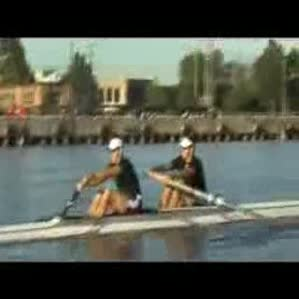
#> input picture examples/frames/00001.jpg, 299 x 299 px, found by its file name
$ python example.py
#> lines starting #> are read from the running program, lines starting #| are printed output that depends on the picture; after the words box and inside, x2 and y2 are one past the last pixel; in counts of white or black regions, pixels touching at a corner belong together
### video/flow_test.py
#!/usr/bin/env python
# -*- coding:utf-8 -*-
# Author: qiujiarong
# Date: 08/03/2018

import cv2
import numpy as np
import os


def dense_optical_flow_test(frames,folder):
    os.system("rm -rf %s" % folder)
    os.system("mkdir %s" % folder)
    # print(frames,folder)
    assert len(frames) > 1
    pt = 0
    frame1 = cv2.imread(frames[pt])
#> frame1 is the input picture: shape (299, 299, 3); mean B, G, R 79.6, 90.5, 86.7
    prvs = cv2.cvtColor(frame1, cv2.COLOR_BGR2GRAY)
    hsv = np.zeros_like(frame1)
    pt += 1
    while (pt != len(frames)):
        frame2 = cv2.imread(frames[pt])
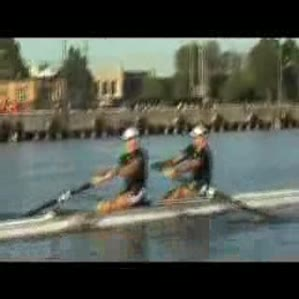
#> input picture examples/frames/00002.jpg, 299 x 299 px, found by its file name
#> frame2 is the input picture: shape (299, 299, 3); mean B, G, R 77, 86.8, 82.7
        next = cv2.cvtColor(frame2, cv2.COLOR_BGR2GRAY)
        flow = cv2.calcOpticalFlowFarneback(prvs, next,None, 0.5, 3, 15, 3, 5, 1.2, 0)
        mag, ang = cv2.cartToPolar(flow[..., 0], flow[..., 1])
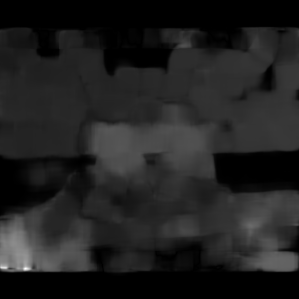
#> mag: shape (299, 299) float32; min 0, max 56.19, mean 7.3; drawn with min black and max white
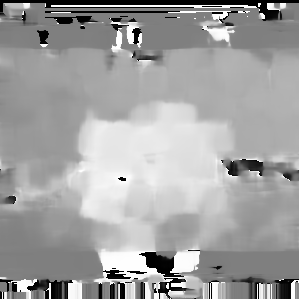
#> ang: shape (299, 299) float32; min 0, max 6.28, mean 3.98; drawn with min black and max white
        hsv[..., 0] = ang * 180 / np.pi / 2
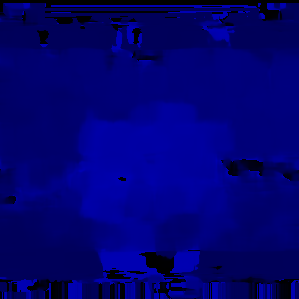
#> hsv: shape (299, 299, 3); mean of channels 0, 1, 2 113.6, 0, 0; drawn as B, G, R
        hsv[..., 2] = cv2.normalize(mag, None, 0, 255, cv2.NORM_MINMAX)
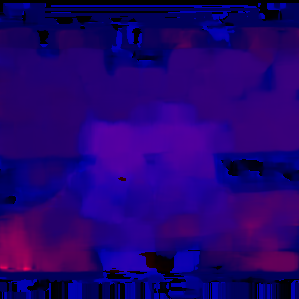
#> hsv: shape (299, 299, 3); mean of channels 0, 1, 2 113.6, 0, 32.9; drawn as B, G, R
        rgb = cv2.cvtColor(hsv, cv2.COLOR_HSV2BGR)
        cv2.imwrite(os.path.join(folder,"dense_flow_" + str(pt) + ".png"),rgb)
        prvs = next
        pt += 1
#> pass 2 of the loop in dense_optical_flow_test, `while (pt != len(frames)):`:
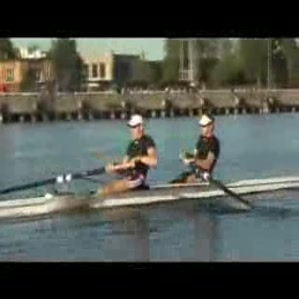
#> input picture examples/frames/00003.jpg, 299 x 299 px, found by its file name
#> in dense_optical_flow_test, frame2 is the input picture: shape (299, 299, 3); mean B, G, R 76.4, 83.2, 78.7
#> in dense_optical_flow_test, `hsv[..., 2] = cv2.normalize(mag, None, 0, 255, cv2.NORM_MINMAX)`:
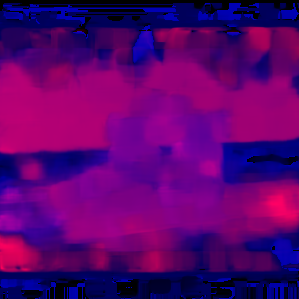
#> hsv: shape (299, 299, 3); mean of channels 0, 1, 2 111.2, 0, 89.8; drawn as B, G, R


# [21 lines left out: function dense_optical_flow, not called in this run]


def LK_optical_flow(frames, folder):
    # params for ShiTomasi corner detection
    feature_params = dict(maxCorners=100,
                          qualityLevel=0.3,
                          minDistance=7,
                          blockSize=7)

    # Parameters for lucas kanade optical flow
    lk_params = dict(winSize=(15, 15),
                     maxLevel=2,
                     criteria=(cv2.TERM_CRITERIA_EPS | cv2.TERM_CRITERIA_COUNT, 10, 0.03))

    # Create some random colors
    color = np.random.randint(0, 255, (100, 3))

    # Take first frame and find corners in it
    pt = 0
    frame1 = cv2.imread(frames[pt])
    prvs = cv2.cvtColor(frame1, cv2.COLOR_BGR2GRAY)
    p0 = cv2.goodFeaturesToTrack(prvs, mask=None, **feature_params)
#> p0 = 19 rows, first 8: [190, 143], [110, 146], [116, 102], [270, 41], [139, 194], [182, 143], [215, 200], [134, 199]
    pt += 1

    # Create a mask image for drawing purposes
    mask = np.zeros_like(frame1)

    while (pt != len(frames)):
        frame2 = cv2.imread(frames[pt])
        print(frame2.shape)
#| (299, 299, 3)
        next = cv2.cvtColor(frame2, cv2.COLOR_BGR2GRAY)

        # calculate optical flow
        p1, st, err = cv2.calcOpticalFlowPyrLK(prvs, next, p0, None, **lk_params)
#> p1 = 19 rows, first 8: [203, 130.7], [125.2, 135.5], [111.7, 94.71], [260.8, 40.91], [143.3, 187.7], [195.2, 131.2], [218.1, 192], [135.7, 194.5]; st = 19 values from 1 to 1; err = 19 values, max 50.9 at index 6, min 8.68 at index 12, mean 21.22

        print(p1.shape, st.shape)
#| (19, 1, 2) (19, 1)
        # Select good points
        good_new = p1[st == 1]
#> good_new has the same summary as p1
        good_old = p0[st == 1]
#> good_old has the same summary as p0

        # draw the tracks
        for i, (new, old) in enumerate(zip(good_new, good_old)):
            a, b = new.ravel()
            c, d = old.ravel()
            cv2.line(mask, (a, b), (c, d), color[i].tolist(), 2)
            cv2.circle(frame2, (a, b), 5, color[i].tolist(), -1)
#> this loop made 19 passes
#> (a, b, c, d) on passes 1 to 12: (203, 130.7, 190, 143), (125.2, 135.5, 110, 146), (111.7, 94.71, 116, 102), (260.8, 40.91, 270, 41), (143.3, 187.7, 139, 194), (195.2, 131.2, 182, 143), (218.1, 192, 215, 200), (135.7, 194.5, 134, 199), (134, 132.4, 119, 143), (101.2, 94.62, 106, 101), (17.02, 40.84, 21, 41), (51.27, 214, 58, 219)
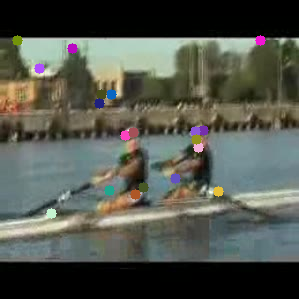
#> frame2: shape (299, 299, 3); 1.69% of pixels changed, all inside (x1, y1, x2, y2) = (12, 35, 266, 219)
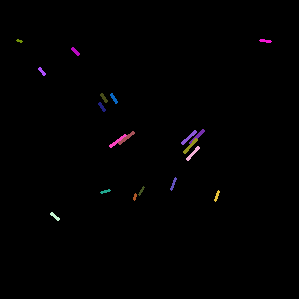
#> mask: shape (299, 299, 3); mean B, G, R 1.3, 0.9, 1.3
        img = cv2.add(frame2, mask)
        cv2.imwrite(os.path.join(folder,"LK_flow" + str(pt) + ".png"), mask)
        prvs = next
        pt += 1
#> pass 2 of the loop in LK_optical_flow, `while (pt != len(frames)):`:
#| (299, 299, 3)
#> p1 = 19 rows, first 8: [203.6, 133.5], [112.4, 128.3], [105.2, 84.58], [222.1, 41.14], [151, 195.6], [212.6, 124.6], [210.3, 185.3], [152.6, 198.6]; st = 19 values, max 1 at index 0, min 0 at index 12, mean 0.895; err = 19 values, max 1.86e+34 at index 12, min 4.07e-11 at index 17, mean 9.79e+32
#| (19, 1, 2) (19, 1)
#> good_new = 17 rows, first 8: [203.6, 133.5], [112.4, 128.3], [105.2, 84.58], [222.1, 41.14], [151, 195.6], [212.6, 124.6], [210.3, 185.3], [152.6, 198.6]
#> good_old = 17 rows, first 8: [190, 143], [110, 146], [116, 102], [270, 41], [139, 194], [182, 143], [215, 200], [134, 199]
#> the loop in LK_optical_flow, `for i, (new, old) in enumerate(zip(good_new, good_old)):` made 17 passes
#> (a, b, c, d) on passes 1 to 8: (203.6, 133.5, 190, 143), (112.4, 128.3, 110, 146), (105.2, 84.58, 116, 102), (222.1, 41.14, 270, 41), (151, 195.6, 139, 194), (212.6, 124.6, 182, 143), (210.3, 185.3, 215, 200), (152.6, 198.6, 134, 199)
#> after the loop in LK_optical_flow, `for i, (new, old) in enumerate(zip(good_new, good_old)):`:
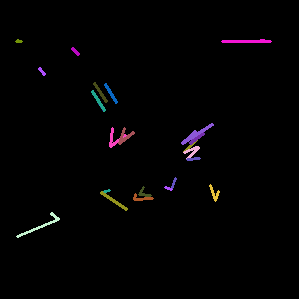
#> mask: shape (299, 299, 3); 1.06% of pixels changed, all inside (x1, y1, x2, y2) = (15, 40, 266, 238)


# [4 lines left out: function main, not called in this run]
    # LK_optical_flow(images)

# [2 lines that do not run on import are left out]

### data_provider/utils.py
#!/usr/bin/env python
# -*- coding:utf-8 -*-
# Author: qiujiarong
# Date: 01/03/2018

import os
import subprocess

def get_dir_list(path, _except=None):
    return [os.path.join(path, x) for x in os.listdir(path) if os.path.isdir(os.path.join(path, x)) and x != _except]


def get_file_list(path, _except=None, sort=True):
    if sort:
        return sorted(
            [os.path.join(path, x) for x in os.listdir(path) if os.path.isfile(os.path.join(path, x)) and x != _except])
    else:
        return [os.path.join(path, x) for x in os.listdir(path) if
                os.path.isfile(os.path.join(path, x)) and x != _except]

def create_folder(folder):
    os.system("rm -rf %s" % folder)
    os.system("mkdir %s" % folder)


def single_video_to_image(infile,folder, frame=5, crop_size=299):
    os.system("rm -rf %s" % folder)
    os.system("mkdir %s" % folder)
    str = "ffmpeg -i %s -s %d*%d -vf fps=%d %s" % (infile, crop_size, crop_size, frame, folder) + "/%05d.jpg"
    os.system(str)

# [12 lines left out: functions single_video_to_wav, get_video_duration, not called in this run]

# [2 lines that do not run on import are left out]
    # [5 lines of commented-out code are left out]

### data_provider/example.py
#!/usr/bin/env python
# -*- coding: utf-8 -*-
# Created by charlie on 18-4-1

from __future__ import print_function
from __future__ import absolute_import
from __future__ import division

from data_provider.dataset import Dataset
from data_provider.utils import *
from video.flow_test import dense_optical_flow_test,LK_optical_flow


class Example(Dataset):
    """
    """

    def __init__(self, ):
        """Constructor for Example"""
        self.image = "dog.jpg"
        self.audio = "audio.wav"
        # self.video = "walking_dog.avi"
        # self.video = "horse_riding.avi"
        # self.video = "biking.avi"
        self.video = "rowing.avi"
        self.image = os.path.join(Dataset.EXAMPLE_DIR, self.image)
        self.audio = os.path.join(Dataset.EXAMPLE_DIR, self.audio)
        self.video = os.path.join(Dataset.EXAMPLE_DIR, self.video)

    def preprocess(self):
        frames_dir=os.path.join(Dataset.EXAMPLE_DIR,"frames")
        single_video_to_image(self.video,frames_dir,frame=4)
        flow_dir=os.path.join(Dataset.EXAMPLE_DIR,"flow")
        dense_optical_flow_test(self.get_frames(),flow_dir)
        flow_dir = os.path.join(Dataset.EXAMPLE_DIR, "flow")
        LK_optical_flow(self.get_frames(), flow_dir)


    def get_image(self):
        return [self.image]

    def get_video(self):
        return self.video
    def get_audio(self):
        return self.audio

    def get_frames(self,num=16):
        return get_file_list(os.path.join(self.EXAMPLE_DIR,'frames'))[:num]

    def get_flow(self,num=16):
        return get_file_list(os.path.join(self.EXAMPLE_DIR,'flow'))[:num]

    def get_video_name(self):
        return os.path.splitext(self.video)[0].split('/')[-1]


if __name__ == '__main__':
    example = Example()
    example.preprocess()
